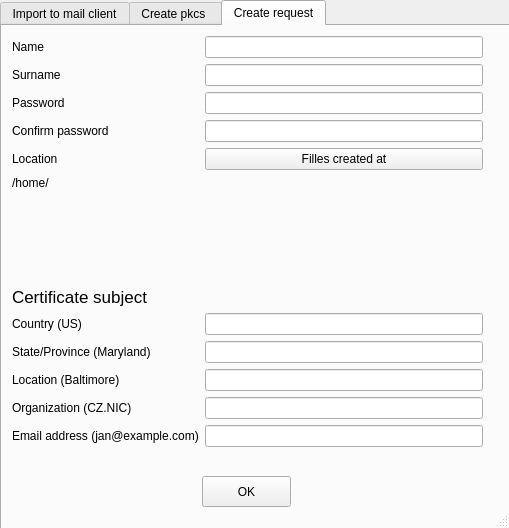
<?xml version="1.0" encoding="UTF-8"?>
<ui version="4.0">
 <class>CeMaIm</class>
 <widget class="QDialog" name="CeMaIm">
  <property name="geometry">
   <rect>
    <x>0</x>
    <y>0</y>
    <width>509</width>
    <height>528</height>
   </rect>
  </property>
  <property name="windowTitle">
   <string>CeMaIm</string>
  </property>
  <property name="sizeGripEnabled">
   <bool>true</bool>
  </property>
  <property name="modal">
   <bool>true</bool>
  </property>
  <widget class="QTabWidget" name="cemaim_tab">
   <property name="geometry">
    <rect>
     <x>0</x>
     <y>0</y>
     <width>521</width>
     <height>561</height>
    </rect>
   </property>
   <property name="sizePolicy">
    <sizepolicy hsizetype="Expanding" vsizetype="Expanding">
     <horstretch>0</horstretch>
     <verstretch>0</verstretch>
    </sizepolicy>
   </property>
   <property name="layoutDirection">
    <enum>Qt::LeftToRight</enum>
   </property>
   <property name="autoFillBackground">
    <bool>false</bool>
   </property>
   <property name="currentIndex">
    <number>2</number>
   </property>
   <property name="movable">
    <bool>false</bool>
   </property>
   <widget class="QWidget" name="Import">
    <attribute name="title">
     <string>Import to mail client</string>
    </attribute>
    <widget class="QWidget" name="formLayoutWidget">
     <property name="geometry">
      <rect>
       <x>10</x>
       <y>10</y>
       <width>491</width>
       <height>341</height>
      </rect>
     </property>
     <layout class="QFormLayout" name="formLayout">
      <item row="0" column="0">
       <widget class="QLabel" name="imp_mail_label">
        <property name="text">
         <string>Mail client</string>
        </property>
       </widget>
      </item>
      <item row="0" column="1">
       <widget class="QComboBox" name="imp_mail"/>
      </item>
      <item row="1" column="0">
       <widget class="QLabel" name="imp_ca_label">
        <property name="text">
         <string>Certification authority</string>
        </property>
       </widget>
      </item>
      <item row="3" column="0" colspan="2">
       <widget class="QLineEdit" name="imp_ca_path">
        <property name="enabled">
         <bool>true</bool>
        </property>
        <property name="mouseTracking">
         <bool>false</bool>
        </property>
        <property name="layoutDirection">
         <enum>Qt::RightToLeft</enum>
        </property>
        <property name="clearButtonEnabled">
         <bool>false</bool>
        </property>
       </widget>
      </item>
      <item row="4" column="0">
       <widget class="QLabel" name="imp_user_cert_label">
        <property name="text">
         <string>Personal p12 certificate</string>
        </property>
       </widget>
      </item>
      <item row="4" column="1">
       <widget class="QPushButton" name="imp_user_cert_butt">
        <property name="text">
         <string>Choose personal certificate</string>
        </property>
       </widget>
      </item>
      <item row="5" column="0">
       <widget class="QLabel" name="imp_password_label">
        <property name="text">
         <string>Password to your certificate</string>
        </property>
       </widget>
      </item>
      <item row="5" column="1">
       <widget class="QLineEdit" name="imp_password">
        <property name="enabled">
         <bool>true</bool>
        </property>
        <property name="clearButtonEnabled">
         <bool>false</bool>
        </property>
       </widget>
      </item>
      <item row="7" column="0">
       <widget class="QLabel" name="imp_folder_label">
        <property name="text">
         <string>Path to certificates</string>
        </property>
       </widget>
      </item>
      <item row="9" column="0" colspan="2">
       <widget class="QLineEdit" name="imp_folder_path">
        <property name="layoutDirection">
         <enum>Qt::RightToLeft</enum>
        </property>
       </widget>
      </item>
      <item row="1" column="1">
       <widget class="QPushButton" name="imp_ca_butt">
        <property name="text">
         <string>Choose CA</string>
        </property>
       </widget>
      </item>
      <item row="7" column="1">
       <widget class="QPushButton" name="imp_folder_butt">
        <property name="text">
         <string>Choose folder with certificates</string>
        </property>
       </widget>
      </item>
     </layout>
    </widget>
    <widget class="QPushButton" name="imp_OK">
     <property name="geometry">
      <rect>
       <x>200</x>
       <y>380</y>
       <width>89</width>
       <height>31</height>
      </rect>
     </property>
     <property name="text">
      <string>OK</string>
     </property>
    </widget>
   </widget>
   <widget class="QWidget" name="pkcs">
    <attribute name="title">
     <string>Create pkcs </string>
    </attribute>
    <widget class="QWidget" name="formLayoutWidget_2">
     <property name="geometry">
      <rect>
       <x>5</x>
       <y>20</y>
       <width>491</width>
       <height>261</height>
      </rect>
     </property>
     <layout class="QFormLayout" name="formLayout_2">
      <property name="sizeConstraint">
       <enum>QLayout::SetDefaultConstraint</enum>
      </property>
      <item row="0" column="0">
       <widget class="QLabel" name="p12_user_cert_label">
        <property name="text">
         <string>Personal certificate</string>
        </property>
       </widget>
      </item>
      <item row="0" column="1">
       <widget class="QPushButton" name="p12_user_cert">
        <property name="text">
         <string>Choose certificate</string>
        </property>
       </widget>
      </item>
      <item row="2" column="0">
       <widget class="QLabel" name="p12_user_key_label">
        <property name="text">
         <string>Private key certificate</string>
        </property>
       </widget>
      </item>
      <item row="2" column="1">
       <widget class="QPushButton" name="p12_user_key">
        <property name="sizePolicy">
         <sizepolicy hsizetype="Minimum" vsizetype="Fixed">
          <horstretch>0</horstretch>
          <verstretch>0</verstretch>
         </sizepolicy>
        </property>
        <property name="text">
         <string>Choose certificate key</string>
        </property>
       </widget>
      </item>
      <item row="3" column="0">
       <widget class="QLabel" name="p12_key_password_label">
        <property name="text">
         <string>Password for certificate's key</string>
        </property>
       </widget>
      </item>
      <item row="3" column="1">
       <widget class="QLineEdit" name="p12_key_password">
        <property name="inputMethodHints">
         <set>Qt::ImhNone</set>
        </property>
        <property name="alignment">
         <set>Qt::AlignLeading|Qt::AlignLeft|Qt::AlignVCenter</set>
        </property>
       </widget>
      </item>
      <item row="4" column="0" colspan="2">
       <spacer name="horizontalSpacer">
        <property name="orientation">
         <enum>Qt::Horizontal</enum>
        </property>
        <property name="sizeHint" stdset="0">
         <size>
          <width>40</width>
          <height>20</height>
         </size>
        </property>
       </spacer>
      </item>
      <item row="5" column="0">
       <widget class="QLabel" name="p12_p12_header">
        <property name="font">
         <font>
          <pointsize>14</pointsize>
         </font>
        </property>
        <property name="text">
         <string>Password for pkcs12</string>
        </property>
       </widget>
      </item>
      <item row="6" column="0">
       <widget class="QLabel" name="p12_p12_password_label">
        <property name="text">
         <string>Password</string>
        </property>
       </widget>
      </item>
      <item row="6" column="1">
       <widget class="QLineEdit" name="p12_p12_password"/>
      </item>
      <item row="7" column="0">
       <widget class="QLabel" name="p12_p12_password_confirm_label">
        <property name="text">
         <string>Confirm password</string>
        </property>
       </widget>
      </item>
      <item row="7" column="1">
       <widget class="QLineEdit" name="p12_p12_password_confirm"/>
      </item>
     </layout>
    </widget>
    <widget class="QPushButton" name="p12_OK">
     <property name="geometry">
      <rect>
       <x>190</x>
       <y>320</y>
       <width>89</width>
       <height>31</height>
      </rect>
     </property>
     <property name="text">
      <string>OK</string>
     </property>
    </widget>
   </widget>
   <widget class="QWidget" name="request">
    <attribute name="title">
     <string>Create request</string>
    </attribute>
    <widget class="QPushButton" name="req_OK">
     <property name="geometry">
      <rect>
       <x>200</x>
       <y>450</y>
       <width>89</width>
       <height>31</height>
      </rect>
     </property>
     <property name="text">
      <string>OK</string>
     </property>
    </widget>
    <widget class="QWidget" name="formLayoutWidget_3">
     <property name="geometry">
      <rect>
       <x>10</x>
       <y>10</y>
       <width>471</width>
       <height>411</height>
      </rect>
     </property>
     <layout class="QFormLayout" name="req_form">
      <item row="0" column="0">
       <widget class="QLabel" name="req_name_label">
        <property name="text">
         <string>Name</string>
        </property>
       </widget>
      </item>
      <item row="0" column="1">
       <widget class="QLineEdit" name="req_name"/>
      </item>
      <item row="1" column="0">
       <widget class="QLabel" name="req_surname_label">
        <property name="text">
         <string>Surname</string>
        </property>
       </widget>
      </item>
      <item row="1" column="1">
       <widget class="QLineEdit" name="req_surname"/>
      </item>
      <item row="4" column="0">
       <widget class="QLabel" name="req_location_label">
        <property name="text">
         <string>Location</string>
        </property>
       </widget>
      </item>
      <item row="4" column="1">
       <widget class="QPushButton" name="req_location">
        <property name="text">
         <string>Filles created at</string>
        </property>
       </widget>
      </item>
      <item row="5" column="0" colspan="2">
       <widget class="QLabel" name="req_location_path">
        <property name="layoutDirection">
         <enum>Qt::RightToLeft</enum>
        </property>
        <property name="text">
         <string>/home/</string>
        </property>
       </widget>
      </item>
      <item row="6" column="0" colspan="2">
       <spacer name="verticalSpacer">
        <property name="orientation">
         <enum>Qt::Vertical</enum>
        </property>
        <property name="sizeHint" stdset="0">
         <size>
          <width>20</width>
          <height>40</height>
         </size>
        </property>
       </spacer>
      </item>
      <item row="7" column="0" colspan="2">
       <widget class="QLabel" name="req_cert_subject_header">
        <property name="font">
         <font>
          <pointsize>13</pointsize>
         </font>
        </property>
        <property name="text">
         <string>Certificate subject</string>
        </property>
       </widget>
      </item>
      <item row="8" column="0">
       <widget class="QLabel" name="req_sub_C_label">
        <property name="text">
         <string>Country (US)</string>
        </property>
       </widget>
      </item>
      <item row="8" column="1">
       <widget class="QLineEdit" name="req_sub_C"/>
      </item>
      <item row="9" column="0">
       <widget class="QLabel" name="req_sub_ST_label">
        <property name="text">
         <string>State/Province (Maryland)</string>
        </property>
       </widget>
      </item>
      <item row="9" column="1">
       <widget class="QLineEdit" name="req_sub_ST"/>
      </item>
      <item row="10" column="0">
       <widget class="QLabel" name="req_sub_L_label">
        <property name="text">
         <string>Location (Baltimore)</string>
        </property>
       </widget>
      </item>
      <item row="10" column="1">
       <widget class="QLineEdit" name="req_sub_L"/>
      </item>
      <item row="11" column="0">
       <widget class="QLabel" name="req_sub_O_label">
        <property name="text">
         <string>Organization (CZ.NIC)</string>
        </property>
       </widget>
      </item>
      <item row="11" column="1">
       <widget class="QLineEdit" name="req_sub_O"/>
      </item>
      <item row="12" column="0">
       <widget class="QLabel" name="req_sub_EA_label">
        <property name="text">
         <string>Email address (jan@example.com)</string>
        </property>
       </widget>
      </item>
      <item row="12" column="1">
       <widget class="QLineEdit" name="req_sub_EA"/>
      </item>
      <item row="2" column="0">
       <widget class="QLabel" name="req_password_label">
        <property name="text">
         <string>Password</string>
        </property>
       </widget>
      </item>
      <item row="3" column="0">
       <widget class="QLabel" name="req_password_confirm_label">
        <property name="text">
         <string>Confirm password</string>
        </property>
       </widget>
      </item>
      <item row="2" column="1">
       <widget class="QLineEdit" name="req_password"/>
      </item>
      <item row="3" column="1">
       <widget class="QLineEdit" name="req_password_confirm"/>
      </item>
     </layout>
    </widget>
   </widget>
  </widget>
 </widget>
 <resources/>
 <connections/>
</ui>
